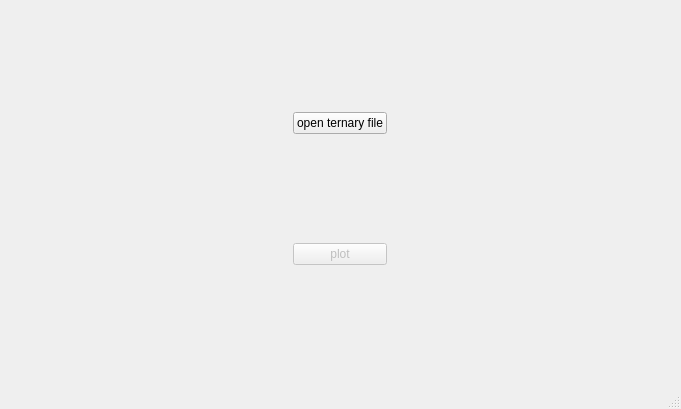
<?xml version="1.0" encoding="UTF-8"?>
<ui version="4.0">
 <class>MainWindow</class>
 <widget class="QMainWindow" name="MainWindow">
  <property name="geometry">
   <rect>
    <x>0</x>
    <y>0</y>
    <width>681</width>
    <height>409</height>
   </rect>
  </property>
  <property name="windowTitle">
   <string>Template</string>
  </property>
  <widget class="QWidget" name="centralwidget">
   <widget class="QWidget" name="gridLayoutWidget">
    <property name="geometry">
     <rect>
      <x>9</x>
      <y>9</y>
      <width>661</width>
      <height>361</height>
     </rect>
    </property>
    <layout class="QGridLayout" name="gridLayout">
     <item row="0" column="1">
      <widget class="QPushButton" name="button_ternary_file">
       <property name="text">
        <string>open ternary file</string>
       </property>
      </widget>
     </item>
     <item row="0" column="0">
      <spacer name="horizontalSpacer">
       <property name="orientation">
        <enum>Qt::Horizontal</enum>
       </property>
       <property name="sizeHint" stdset="0">
        <size>
         <width>40</width>
         <height>20</height>
        </size>
       </property>
      </spacer>
     </item>
     <item row="0" column="2">
      <spacer name="horizontalSpacer_2">
       <property name="orientation">
        <enum>Qt::Horizontal</enum>
       </property>
       <property name="sizeHint" stdset="0">
        <size>
         <width>40</width>
         <height>20</height>
        </size>
       </property>
      </spacer>
     </item>
     <item row="1" column="1">
      <widget class="QPushButton" name="button_plot">
       <property name="enabled">
        <bool>false</bool>
       </property>
       <property name="text">
        <string>plot</string>
       </property>
      </widget>
     </item>
    </layout>
   </widget>
  </widget>
  <widget class="QMenuBar" name="menubar">
   <property name="geometry">
    <rect>
     <x>0</x>
     <y>0</y>
     <width>681</width>
     <height>20</height>
    </rect>
   </property>
  </widget>
  <widget class="QStatusBar" name="statusbar"/>
 </widget>
 <resources/>
 <connections/>
</ui>
